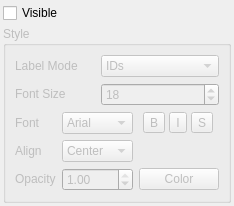
        <widget class="QWidget" name="tab_PointLabel" >
         <attribute name="title" >
          <string>Point Label</string>
         </attribute>
         <layout class="QGridLayout" >
          <property name="leftMargin" >
           <number>3</number>
          </property>
          <property name="topMargin" >
           <number>3</number>
          </property>
          <property name="rightMargin" >
           <number>3</number>
          </property>
          <property name="bottomMargin" >
           <number>3</number>
          </property>
          <property name="horizontalSpacing" >
           <number>3</number>
          </property>
          <property name="verticalSpacing" >
           <number>3</number>
          </property>
          <item row="1" column="0" >
           <widget class="QGroupBox" name="groupBox_PointLabelStyle" >
            <property name="enabled" >
             <bool>false</bool>
            </property>
            <property name="title" >
             <string>Style</string>
            </property>
            <layout class="QGridLayout" >
             <property name="leftMargin" >
              <number>9</number>
             </property>
             <property name="topMargin" >
              <number>9</number>
             </property>
             <property name="rightMargin" >
              <number>9</number>
             </property>
             <property name="bottomMargin" >
              <number>9</number>
             </property>
             <property name="horizontalSpacing" >
              <number>6</number>
             </property>
             <property name="verticalSpacing" >
              <number>6</number>
             </property>
             <item row="3" column="1" colspan="2" >
              <widget class="QComboBox" name="comboTextAlign_Point" >
               <property name="sizePolicy" >
                <sizepolicy vsizetype="Fixed" hsizetype="Minimum" >
                 <horstretch>0</horstretch>
                 <verstretch>0</verstretch>
                </sizepolicy>
               </property>
               <property name="whatsThis" >
                <string>Used to set the label font.</string>
               </property>
               <property name="currentIndex" >
                <number>1</number>
               </property>
               <item>
                <property name="text" >
                 <string>Left</string>
                </property>
               </item>
               <item>
                <property name="text" >
                 <string>Center</string>
                </property>
               </item>
               <item>
                <property name="text" >
                 <string>Right</string>
                </property>
               </item>
              </widget>
             </item>
             <item row="3" column="0" >
              <widget class="QLabel" name="label_17" >
               <property name="sizePolicy" >
                <sizepolicy vsizetype="Fixed" hsizetype="Minimum" >
                 <horstretch>0</horstretch>
                 <verstretch>0</verstretch>
                </sizepolicy>
               </property>
               <property name="text" >
                <string>Align</string>
               </property>
              </widget>
             </item>
             <item row="4" column="3" >
              <widget class="pqColorChooserButton" name="buttonColor_Point" >
               <property name="sizePolicy" >
                <sizepolicy vsizetype="Fixed" hsizetype="Minimum" >
                 <horstretch>0</horstretch>
                 <verstretch>0</verstretch>
                </sizepolicy>
               </property>
               <property name="whatsThis" >
                <string>Click this button to set the title color.</string>
               </property>
               <property name="text" >
                <string>Color</string>
               </property>
              </widget>
             </item>
             <item row="4" column="1" colspan="2" >
              <widget class="QDoubleSpinBox" name="spinBoxOpacity_Point" >
               <property name="whatsThis" >
                <string>Used to set the label opacity.</string>
               </property>
               <property name="maximum" >
                <double>1.000000000000000</double>
               </property>
               <property name="singleStep" >
                <double>0.100000000000000</double>
               </property>
               <property name="value" >
                <double>1.000000000000000</double>
               </property>
              </widget>
             </item>
             <item row="4" column="0" >
              <widget class="QLabel" name="label_14" >
               <property name="sizePolicy" >
                <sizepolicy vsizetype="Fixed" hsizetype="Minimum" >
                 <horstretch>0</horstretch>
                 <verstretch>0</verstretch>
                </sizepolicy>
               </property>
               <property name="text" >
                <string>Opacity</string>
               </property>
              </widget>
             </item>
             <item row="2" column="3" >
              <layout class="QHBoxLayout" >
               <property name="spacing" >
                <number>0</number>
               </property>
               <property name="leftMargin" >
                <number>0</number>
               </property>
               <property name="topMargin" >
                <number>0</number>
               </property>
               <property name="rightMargin" >
                <number>0</number>
               </property>
               <property name="bottomMargin" >
                <number>0</number>
               </property>
               <item>
                <widget class="QToolButton" name="toolButtonBold_Point" >
                 <property name="toolTip" >
                  <string>Bold</string>
                 </property>
                 <property name="whatsThis" >
                  <string>Turn this option on to get bold labels.</string>
                 </property>
                 <property name="text" >
                  <string>B</string>
                 </property>
                 <property name="checkable" >
                  <bool>true</bool>
                 </property>
                </widget>
               </item>
               <item>
                <widget class="QToolButton" name="toolButtonItalic_Point" >
                 <property name="toolTip" >
                  <string>Italic</string>
                 </property>
                 <property name="whatsThis" >
                  <string>Turn this option on to get italic labels.</string>
                 </property>
                 <property name="text" >
                  <string>I</string>
                 </property>
                 <property name="checkable" >
                  <bool>true</bool>
                 </property>
                </widget>
               </item>
               <item>
                <widget class="QToolButton" name="toolButtonShadow_Point" >
                 <property name="enabled" >
                  <bool>false</bool>
                 </property>
                 <property name="toolTip" >
                  <string>Shadow</string>
                 </property>
                 <property name="whatsThis" >
                  <string>Turn this option on to get a shadow under the labels.</string>
                 </property>
                 <property name="text" >
                  <string>S</string>
                 </property>
                 <property name="checkable" >
                  <bool>true</bool>
                 </property>
                </widget>
               </item>
              </layout>
             </item>
             <item row="2" column="1" colspan="2" >
              <widget class="QComboBox" name="comboFontFamily_Point" >
               <property name="sizePolicy" >
                <sizepolicy vsizetype="Fixed" hsizetype="Minimum" >
                 <horstretch>0</horstretch>
                 <verstretch>0</verstretch>
                </sizepolicy>
               </property>
               <property name="whatsThis" >
                <string>Used to set the label font.</string>
               </property>
               <item>
                <property name="text" >
                 <string>Arial</string>
                </property>
               </item>
               <item>
                <property name="text" >
                 <string>Courier</string>
                </property>
               </item>
               <item>
                <property name="text" >
                 <string>Times</string>
                </property>
               </item>
              </widget>
             </item>
             <item row="0" column="0" colspan="2" >
              <widget class="QLabel" name="label_size_4" >
               <property name="sizePolicy" >
                <sizepolicy vsizetype="Fixed" hsizetype="Minimum" >
                 <horstretch>0</horstretch>
                 <verstretch>0</verstretch>
                </sizepolicy>
               </property>
               <property name="text" >
                <string>Label Mode</string>
               </property>
              </widget>
             </item>
             <item row="1" column="0" colspan="2" >
              <widget class="QLabel" name="label_size" >
               <property name="sizePolicy" >
                <sizepolicy vsizetype="Fixed" hsizetype="Minimum" >
                 <horstretch>0</horstretch>
                 <verstretch>0</verstretch>
                </sizepolicy>
               </property>
               <property name="text" >
                <string>Font Size</string>
               </property>
              </widget>
             </item>
             <item row="0" column="2" colspan="2" >
              <widget class="QComboBox" name="comboLabelMode_Point" >
               <property name="sizePolicy" >
                <sizepolicy vsizetype="Fixed" hsizetype="Minimum" >
                 <horstretch>0</horstretch>
                 <verstretch>0</verstretch>
                </sizepolicy>
               </property>
               <property name="whatsThis" >
                <string>Used to set the label font.</string>
               </property>
               <item>
                <property name="text" >
                 <string>IDs</string>
                </property>
               </item>
               <item>
                <property name="text" >
                 <string>Scalars</string>
                </property>
               </item>
               <item>
                <property name="text" >
                 <string>Vectors</string>
                </property>
               </item>
               <item>
                <property name="text" >
                 <string>Normals</string>
                </property>
               </item>
               <item>
                <property name="text" >
                 <string>TCoords</string>
                </property>
               </item>
               <item>
                <property name="text" >
                 <string>Tensors</string>
                </property>
               </item>
               <item>
                <property name="text" >
                 <string>FieldData</string>
                </property>
               </item>
              </widget>
             </item>
             <item row="2" column="0" >
              <widget class="QLabel" name="label_point_font" >
               <property name="sizePolicy" >
                <sizepolicy vsizetype="Fixed" hsizetype="Minimum" >
                 <horstretch>0</horstretch>
                 <verstretch>0</verstretch>
                </sizepolicy>
               </property>
               <property name="text" >
                <string>Font</string>
               </property>
              </widget>
             </item>
             <item row="1" column="2" colspan="2" >
              <widget class="QSpinBox" name="spinBoxSize_Point" >
               <property name="sizePolicy" >
                <sizepolicy vsizetype="Fixed" hsizetype="Minimum" >
                 <horstretch>0</horstretch>
                 <verstretch>0</verstretch>
                </sizepolicy>
               </property>
               <property name="minimum" >
                <number>1</number>
               </property>
               <property name="maximum" >
                <number>1024</number>
               </property>
               <property name="value" >
                <number>18</number>
               </property>
              </widget>
             </item>
            </layout>
           </widget>
          </item>
          <item row="0" column="0" >
           <widget class="QCheckBox" name="checkBoxLabelPoints" >
            <property name="text" >
             <string>Visible</string>
            </property>
           </widget>
          </item>
         </layout>
        </widget>
